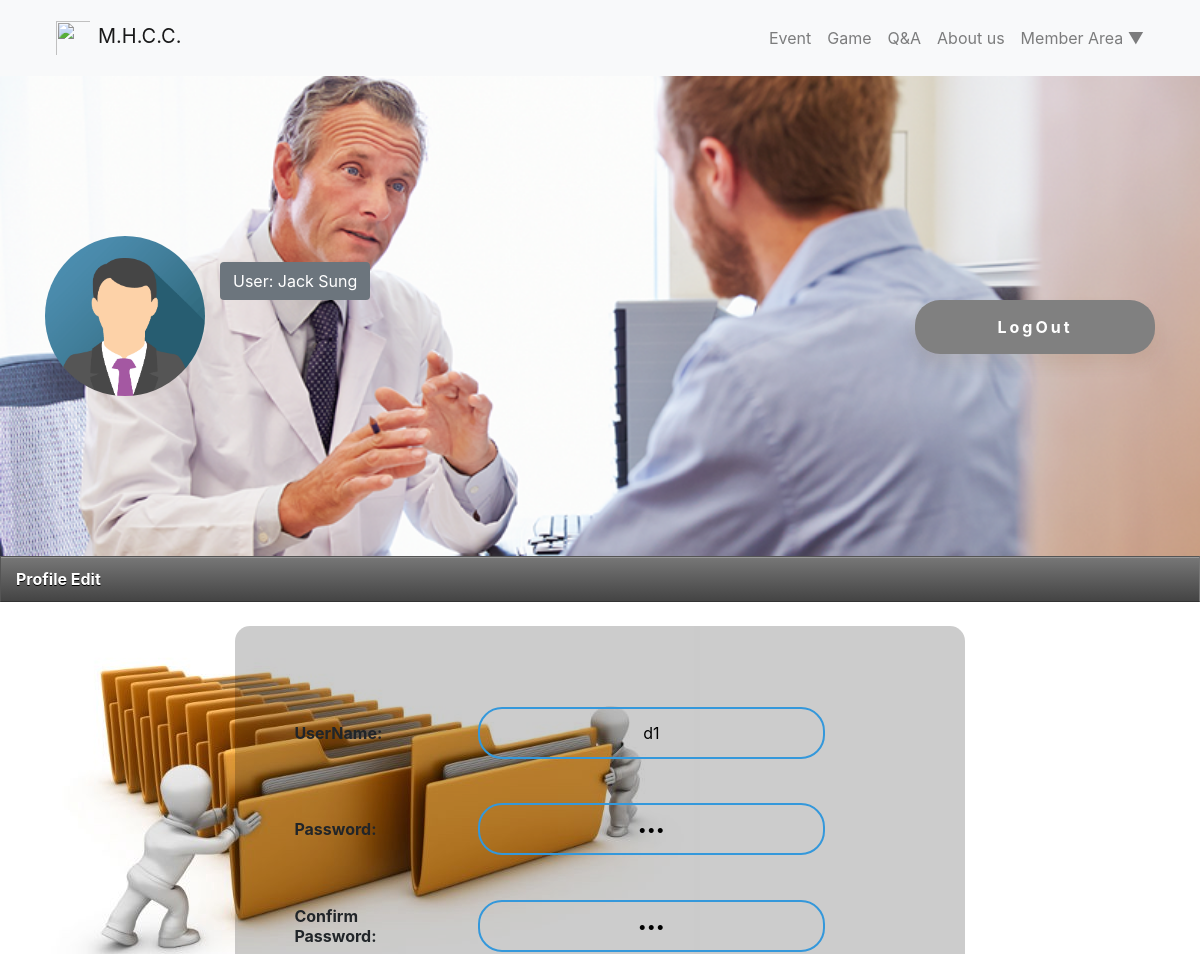
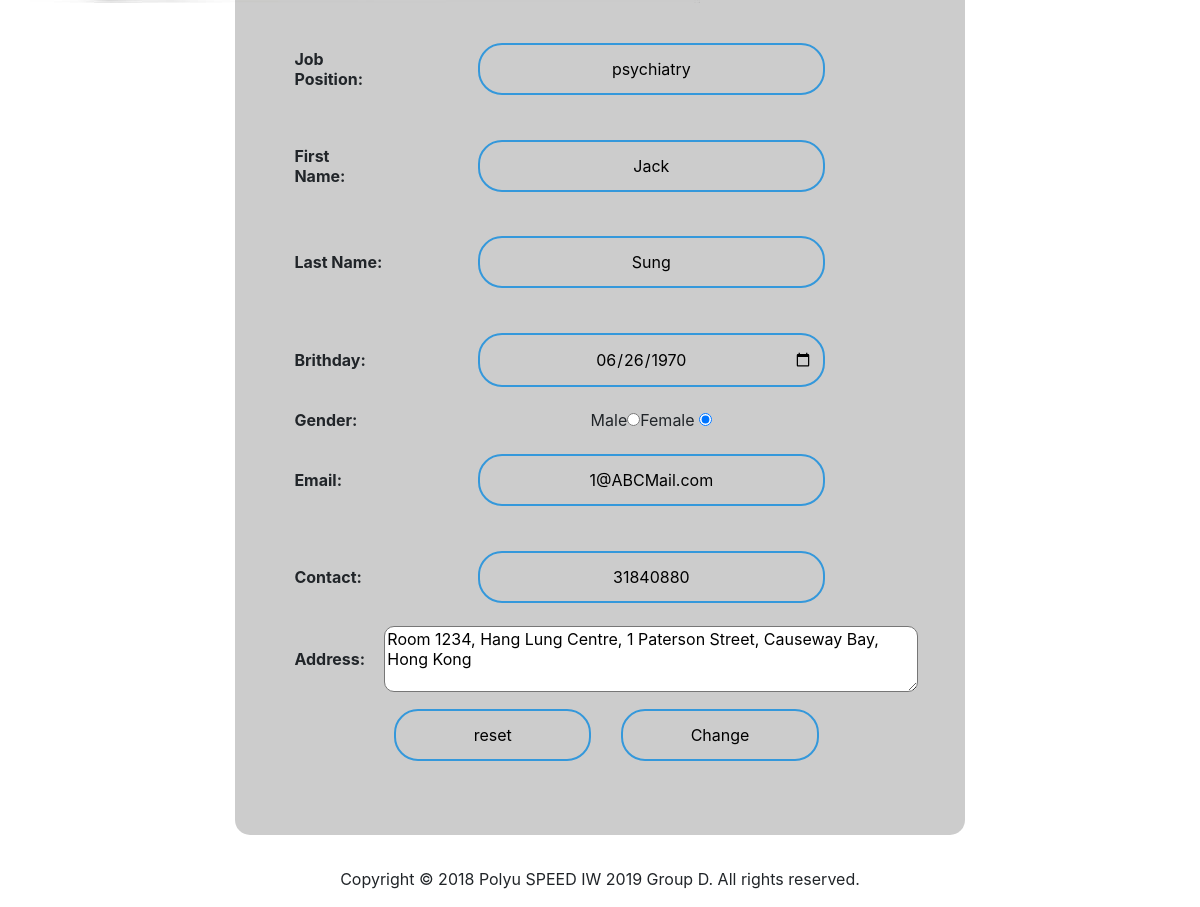
The page /memberProfile.php (signed in) on the database its author committed (2 pictures, top to bottom).
### tables this page shows
CREATE TABLE Doctor( 

username varChar(20) PRIMARY KEY NOT NULL,  

fname varchar(20) NOT NULL,  

lname VarChar(20) NOT NULL,  

job_position VarChar(20) NOT NULL,  

DateOfbrith date NOT NULL,  

gender VarChar(20) NOT NULL,  

email VarChar(100) NOT NULL,  

contactno VarChar(8) NOT NULL,  

officeaddress VarChar(400) NOT NULL 

);

CREATE TABLE Account( 

Accountid INT AUTO_INCREMENT PRIMARY KEY NOT NULL,  

Account Varchar(20) NOT NULL, 

Password varChar(100) NOT NULL, 

AccountType Varchar(100) NOT NULL

);

### memberProfile.php (the view, shortened to what this page needs)
<html>
<link href="css/bootstrap.css" rel="stylesheet">
<link rel="stylesheet" href="css/swiper.min.css">
<link rel="stylesheet" href="css/style.css">
<link rel="stylesheet" href="css/aboutus.css">
<link rel="stylesheet" href="css/index.css">
<head>
</head>
<body>
    <?php
	include 'NavgationBar.php';
	?>
		<section class="subpage_banner">
			<div class="container">
				<div class="row subpage_banner_center">
					<div class="col-2">
						<img src="images/icon.png" class="d-block w-100 icon">
					</div>
					<div class="col-10">
						<div class="row">
							<div class="btn no_cursor text-white  bg-secondary">
								<p class="m-0 p-0">User:
									<span id="infoName"><?php echo $_COOKIE['user']; ?></span>
								</p>
							</div>
						</div>
						<div class="row">
							<div class="col-12 text-right">
								<form method="post" class='sbutton'>
									<input class="btn blue button" type="submit" value="LogOut" name="LogOut">
								</form>
							</div>
						</div>
					</div>
				</div>
		</section>
		<div class="main">
			<div class="tab">
			Profile Edit
			</div>
			<br>
<?php
if (isset($_COOKIE['user'])){
	try{
		$sql = "SELECT * FROM account where Account = :name";
		$stmt = $conn->prepare($sql);
		$stmt->execute(array(':name'=>$_COOKIE['user']));
		$currentUserType='';
		foreach($stmt as $row) {
			$currentUserType=$row["AccountType"];
		}
	}catch (PDOException $e){
		echo "Error: ".$e->getMessage();
		}
	try {
		$sql = "SELECT * FROM account where Account = :name";
		$stmt = $conn->prepare($sql);
		$stmt->execute(array(':name'=>$_COOKIE['user']));
		$pleaseGiveMePassword='';
		foreach ($stmt as $row) {
			$pleaseGiveMePassword=$row["Password"];
		}
		if ($currentUserType=='User'){
			$sql = "SELECT * FROM user where username = :name";
		}else
			$sql = "SELECT * FROM doctor where username = :name";
		$stmt = $conn->prepare($sql);
		$stmt->execute(array(':name'=>$_COOKIE['user']));
		foreach($stmt as $row) {
			echo '<div class="container profile_bg"><div class="row"><div class="offset-2 col-8">';
			echo '<form name="patientReg" method="post" onSubmit="submitDone()" class="box">';
			echo '<table id="tbforMenu" class="w-100">';
			echo '<tr><th>UserName:</th><td><input type="text" disabled value="'.$row["username"].'" placeholder="AcountID" pattern="[A-Za-z\s]{1-20}" maxlength="20" required="required"></td></tr>';
			echo '<tr><th>Password:</th><td><input type="password" value="'.$pleaseGiveMePassword.'" name="password" placeholder="Password" pattern="[A-Za-z\s]{1-20}" maxlength="20" required="required"></td></tr>';
			echo '<tr><th>Confirm Password:</th><td><input type="password" value="'.$pleaseGiveMePassword.'" name="cpassword" placeholder="Password" pattern="[A-Za-z\s]{1-20}" maxlength="20" ></td></tr>';
			if ($currentUserType!='User'){
				echo '<tr><th>Job Position:</th><td><input type="text" value="'.$row["job_position"].'" placeholder="psychiatry" name="job_position" required></td></tr>';
			}
			echo '<tr><th>First Name:</th><td><input type="text" value="'.$row["fname"].'" name="fname" placeholder="Chan" pattern="[A-Za-z\s]{1-20}" maxlength="20" required="required"></td></tr>';
			echo '<tr><th>Last Name:</th><td><input type="text" value="'.$row["lname"].'" name="lname" placeholder="Tai Man" pattern="[A-Za-z\s]{1-20}" maxlength="20" required="required"></td></tr>';
			$maxDate = date("Y-m-d",mktime(0, 0, 0, date("m") , date("d"), date("Y")-18));
			echo '<tr><th>Brithday:</th><td><input type="date" value="'.$row["DateOfbrith"].'" name="DoB" max="'.$maxDate.'"  required="required"></td></tr>';
			if ($row["gender"]=="Male"){
				echo '<tr><th>Gender:</th><td class="text-center w-100">Male<input type="radio" id="genderM" name="gender" value="Male" checked />';
				echo 'Female <input type="radio" id="genderF" name="gender" value="Female" required /></td></tr>';
			}else{
				echo '<tr><th>Gender:</th><td class="text-center w-100">Male<input type="radio" id="genderM" name="gender" value="Male"/>';
				echo 'Female <input type="radio" id="genderF" name="gender" value="Female" required checked/></td></tr>';
			}
			echo '<tr><th>Email:</th><td><input type="text" value="'.$row["email"].'" name="email" placeholder="sample@test.com" pattern="[A-Za-z0-9._%+-]+@[A-Za-z0-9.-]+\.[a-z]{2,}$" required="required"></td></tr>';
			echo '<tr><th>Contact:</th><td><input type="text" value="'.$row["contactno"].'" name="contactno" placeholder="26998386" pattern="[0-9]{8}" maxlength="8" required="required"></td></tr>';
			echo '<tr><th>Address:</th><td class="text-center"><textarea rows="3" cols="50%" name="address" required>'.(($currentUserType=='User')? ($row["address"]):($row["officeaddress"])).'</textarea/></td></tr>';
			echo '<tr><td colspan="2" class="p-3"><div class="row"><div class="col-6 text-right"><input type="reset" value="reset"></div><div class="col-6 "><input type="submit" value="Change"></div></div></td></tr></table></form></div></div></div>';
		}
	}catch (PDOException $e){
		echo "Error: ".$e->getMessage();
		}
}else {
	echo'<meta http-equiv="Refresh" content="0; url=index.php" />';
	}
?>
		</div>
		<footer class="nav-down py-3">
        Copyright © 2018 Polyu SPEED IW 2019 Group D. All rights reserved.
    </footer>
</body>
</html>

### css/style.css (style rules this page uses)
.button { text-align: center; font-size: 16px; letter-spacing: 3px; border-radius: 25px; min-width: 240px; padding-top: 14px; padding-bottom: 14px; font-weight: bold; -webkit-box-shadow: 0px 10px 15px rgba(115, 76, 31, 0.1); box-shadow: 0px 10px 15px rgba(115, 76, 31, 0.1); }
.button.blue { color: white; background-color: gray; }
.no_cursor { cursor: unset !important; }
.subpage_banner { background: url(../images/banner.png); background-repeat: no-repeat; background-size: 100% auto; height: 60vh; }
.subpage_banner_center { display: flex; align-items: center; height: 60vh; }
.icon { border-radius: 50%; }
.nav-down { text-align: center; }
#viewRecord th, #showhistoryTable th, ul.admin li, div.tab, button.tablinks, .modal-header, .modal-footer, ul#menuList li { background: linear-gradient(#777, #444); border-left: 1px solid #555; border-right: 1px solid #777; border-top: 1px solid #555; border-bottom: 1px solid #333; box-shadow: inset 0 1px 0 #999; color: #fff; font-weight: bold; padding: 10px 15px; position: relative; text-shadow: 0 1px 0 #000; }
input, textarea, select { border-radius: 10px; }
.profile_bg { background-image: url('../images/Member.jpeg'); background-repeat: no-repeat; background-size: auto; }

### css/AboutUs.css (style rules this page uses)
html, body { position: relative; height: 100%; }

### css/index.css (style rules this page uses)
.box { padding: 8%; background-color: rgba(0, 0, 0, .2); text-align: center; border-radius: 15px; }
.box input[type="text"], .box input[type="password"],.box input[type="date"], .box select { border: 0; background: none; display: block; margin: 4% auto; text-align: center; border: 2px solid #3498db; padding: 14px 10px; width: 65%; outline: none; color: black; border-radius: 24px; transition: 0.25s; }
.box input[type="button"],.box input[type="submit"],.box input[type="reset"] { border: 0; background: none; margin-top: 20px auto; text-align: center; border: 2px solid #3498db; padding: 14px 10px; width: 30%; outline: none; color: black; border-radius: 24px; transition: 0.25s; cursor: pointer; }

### memberProfile.php (style rules this page uses)
.box input[type="button"], .box input[type="submit"], .box input[type="reset"] { width: 70%; }

### rows shown on the page
doctor: username "d1", job_position "psychiatry", fname "Jack", lname "Sung", DoB "06/26/1970", email "1@ABCMail.com", contactno "31840880"
account: address "Room 1234, Hang Lung Centre, 1 Paterson Street, Causeway Bay, Hong Kong"
